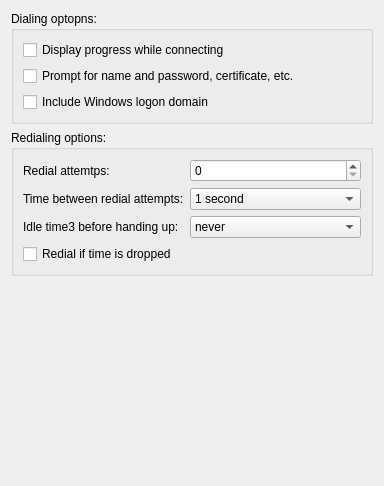
<?xml version="1.0" encoding="UTF-8"?>
<ui version="4.0">
 <class>VpnConnectionOptionWidget</class>
 <widget class="QWidget" name="VpnConnectionOptionWidget">
  <property name="geometry">
   <rect>
    <x>0</x>
    <y>0</y>
    <width>384</width>
    <height>486</height>
   </rect>
  </property>
  <property name="windowTitle">
   <string>Form</string>
  </property>
  <layout class="QGridLayout" name="gridLayout">
   <item row="0" column="0">
    <widget class="QGroupBox" name="dialingGroupBox">
     <property name="title">
      <string>Dialing optopns:</string>
     </property>
     <layout class="QVBoxLayout" name="verticalLayout">
      <item>
       <widget class="QCheckBox" name="displayProgressCheckBox">
        <property name="text">
         <string>Display progress while connecting</string>
        </property>
       </widget>
      </item>
      <item>
       <widget class="QCheckBox" name="promptCheckBox">
        <property name="text">
         <string>Prompt for name and password, certificate, etc.</string>
        </property>
       </widget>
      </item>
      <item>
       <widget class="QCheckBox" name="includeCheckBox">
        <property name="text">
         <string>Include Windows logon domain</string>
        </property>
       </widget>
      </item>
     </layout>
    </widget>
   </item>
   <item row="1" column="0">
    <widget class="QGroupBox" name="redialingOptionsGroupBox">
     <property name="title">
      <string>Redialing options:</string>
     </property>
     <layout class="QFormLayout" name="formLayout">
      <item row="0" column="0">
       <widget class="QLabel" name="redialAttemptsLabel">
        <property name="text">
         <string>Redial attemtps:</string>
        </property>
        <property name="buddy">
         <cstring>redialAttemptsSpinBox</cstring>
        </property>
       </widget>
      </item>
      <item row="0" column="1">
       <widget class="QSpinBox" name="redialAttemptsSpinBox"/>
      </item>
      <item row="1" column="0">
       <widget class="QLabel" name="timeLabel">
        <property name="text">
         <string>Time between redial attempts:</string>
        </property>
        <property name="buddy">
         <cstring>timeComboBox</cstring>
        </property>
       </widget>
      </item>
      <item row="1" column="1">
       <widget class="QComboBox" name="timeComboBox">
        <item>
         <property name="text">
          <string>1 second</string>
         </property>
        </item>
        <item>
         <property name="text">
          <string>3 seconds</string>
         </property>
        </item>
        <item>
         <property name="text">
          <string>5 seconds</string>
         </property>
        </item>
        <item>
         <property name="text">
          <string>10 seconds</string>
         </property>
        </item>
        <item>
         <property name="text">
          <string>30 seconds</string>
         </property>
        </item>
        <item>
         <property name="text">
          <string>1 minute</string>
         </property>
        </item>
        <item>
         <property name="text">
          <string>2 minutes</string>
         </property>
        </item>
        <item>
         <property name="text">
          <string>5 minutes</string>
         </property>
        </item>
        <item>
         <property name="text">
          <string>10 minutes</string>
         </property>
        </item>
       </widget>
      </item>
      <item row="2" column="0">
       <widget class="QLabel" name="idleTimeLabel">
        <property name="text">
         <string>Idle time3 before handing up:</string>
        </property>
        <property name="buddy">
         <cstring>idleTimeComboBox</cstring>
        </property>
       </widget>
      </item>
      <item row="2" column="1">
       <widget class="QComboBox" name="idleTimeComboBox">
        <item>
         <property name="text">
          <string>never</string>
         </property>
        </item>
        <item>
         <property name="text">
          <string>1 minute</string>
         </property>
        </item>
        <item>
         <property name="text">
          <string>5 minutes</string>
         </property>
        </item>
        <item>
         <property name="text">
          <string>10 minutes</string>
         </property>
        </item>
        <item>
         <property name="text">
          <string>30 minutes</string>
         </property>
        </item>
        <item>
         <property name="text">
          <string>1 hour</string>
         </property>
        </item>
        <item>
         <property name="text">
          <string>2 hours</string>
         </property>
        </item>
        <item>
         <property name="text">
          <string>4 hours</string>
         </property>
        </item>
        <item>
         <property name="text">
          <string>8 hours</string>
         </property>
        </item>
        <item>
         <property name="text">
          <string>24 hours</string>
         </property>
        </item>
       </widget>
      </item>
      <item row="3" column="0">
       <widget class="QCheckBox" name="redailCheckBox">
        <property name="text">
         <string>Redial if time is dropped</string>
        </property>
       </widget>
      </item>
     </layout>
    </widget>
   </item>
   <item row="2" column="0">
    <spacer name="verticalSpacer">
     <property name="orientation">
      <enum>Qt::Vertical</enum>
     </property>
     <property name="sizeHint" stdset="0">
      <size>
       <width>20</width>
       <height>123</height>
      </size>
     </property>
    </spacer>
   </item>
  </layout>
 </widget>
 <tabstops>
  <tabstop>displayProgressCheckBox</tabstop>
  <tabstop>promptCheckBox</tabstop>
  <tabstop>includeCheckBox</tabstop>
  <tabstop>redialAttemptsSpinBox</tabstop>
  <tabstop>timeComboBox</tabstop>
  <tabstop>idleTimeComboBox</tabstop>
  <tabstop>redailCheckBox</tabstop>
 </tabstops>
 <resources/>
 <connections/>
</ui>
